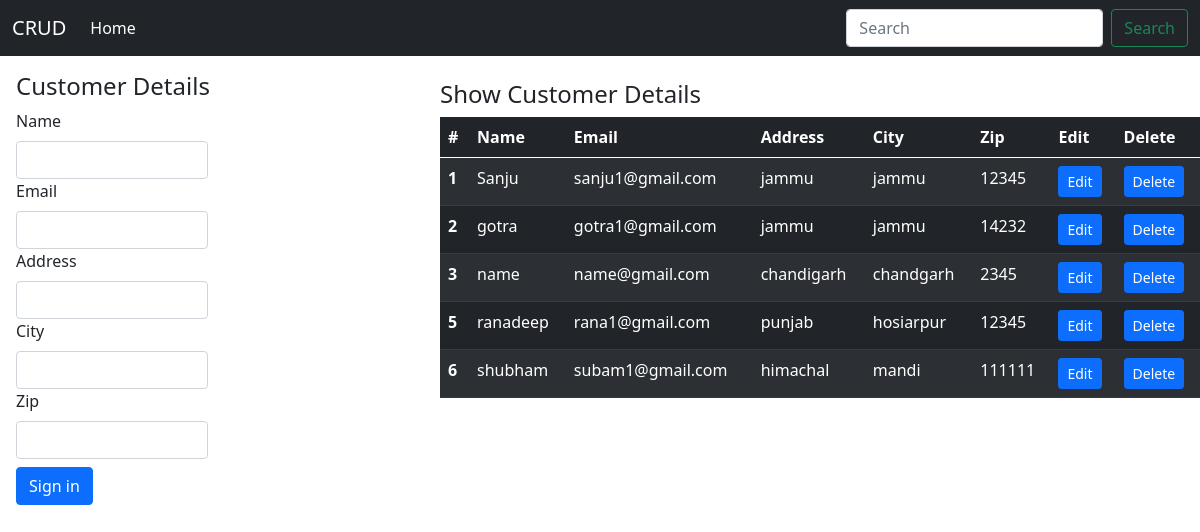
Before: / with the older database file.
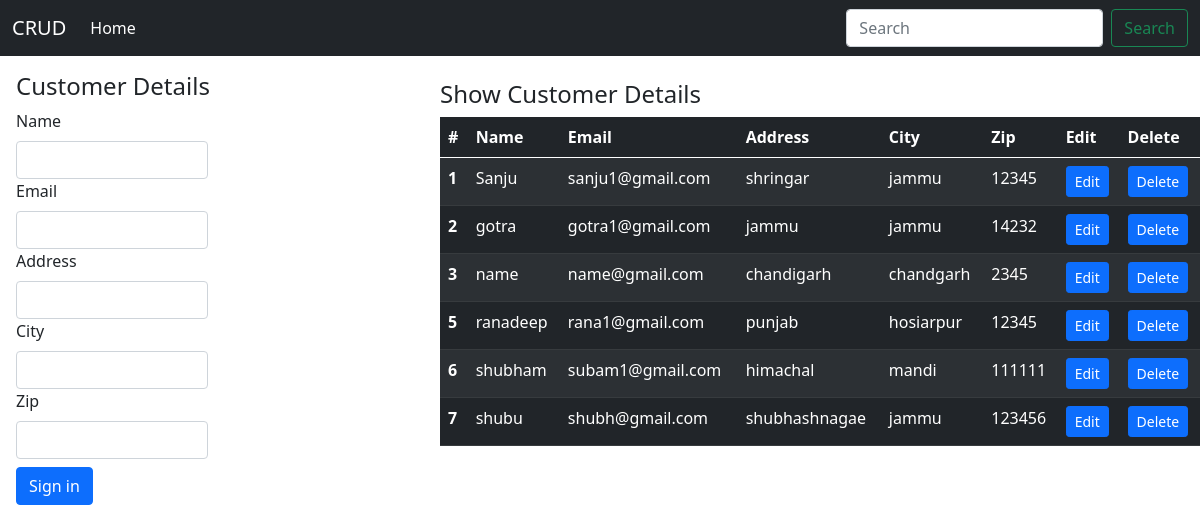
After: the same page with the newer database file.
### crud_app/models.py (models this page shows)
class CustomerDetails(models.Model):
  name = models.CharField(max_length=100)
  email = models.EmailField()
  address = models.CharField(max_length=100)
  city = models.CharField(max_length=100)
  zipcode = models.IntegerField()

### crud_app/views.py (the view)
# urls.py: path('', views.addandshow, name='addandshow'),
def addandshow(request):
  customer = CustomerDetails(request.POST)
  if request.method == 'POST':
    name = request.POST['name']
    email = request.POST['email']
    address = request.POST['address']
    city = request.POST['city']
    zipcode = request.POST['zipcode']
    customer = CustomerDetails.objects.create(name=name, email=email, address=address, city=city, zipcode=zipcode)
    customer.save()
    customer = CustomerDetails.objects.all()
  else:
    customer = CustomerDetails()
    customer = CustomerDetails.objects.all()
  return render(request, 'addandshow.html', {'customer':customer})

### crud_app/templates/addandshow.html (shortened to what this page needs)
{% extends 'base.html' %}
{% block content %}
<div class="row">
<div class="col m-3 col-md-4">
<h4>Customer Details</h4>
    <form action="/" method="POST">
        <div class="form-group w-50">
          <label for="inputName4" class="form-label">Name</label>
          <input type="text" class="form-control" id="inputName4" name="name">
        </div>
        <div class="form-group w-50">
          <label for="inputEmail4" class="form-label">Email</label>
          <input type="email" class="form-control" id="inputEmail4" name="email">
        </div>
        <div class="form-group w-50">
          <label for="inputAddress" class="form-label">Address</label>
          <input type="text" class="form-control" id="inputAddress" name="address">
        </div>
        <div class="form-group w-50">
          <label for="inputCity" class="form-label">City</label>
          <input type="text" class="form-control" id="inputCity" name="city">
        </div>
        <div class="form-group w-50">
          <label for="inputZip" class="form-label">Zip</label>
          <input type="text" class="form-control" id="inputZip" name="zipcode">
        </div>
        <div class="form-group mt-2 w-50">
          <button type="submit" class="btn btn-primary">Sign in</button>
        </div>
  </form>
</div>
    <div class="col container mt-4">
    <h4>Show Customer Details</h4>
      <table class="table table-dark table-striped">
        <thead>
          <tr>
            <th scope="col">#</th>
            <th scope="col">Name</th>
            <th scope="col">Email</th>
            <th scope="col">Address</th>
            <th scope="col">City</th>
            <th scope="col">Zip</th>
            <th scope="col">Edit</th>
            <th scope="col">Delete</th>
          </tr>
        </thead>
        <tbody>
        {% for cust in customer %}
          <tr>
            <th scope="row">{{cust.id}}</th>
            <td>{{cust.name}}</td>
            <td>{{cust.email}}</td>
            <td>{{cust.address}}</td>
            <td>{{cust.city}}</td>
            <td>{{cust.zipcode}}</td>
            <td><a class="btn btn-primary btn-sm" href="/edit/{{cust.id}}" role="button">Edit</a></td>
            <td><a class="btn btn-primary btn-sm" href="/delete/{{cust.id}}" role="button">Delete</a></td>
          </tr>
        {% endfor %}
        </tbody>
      </table>
    </div>
</div>
{% endblock content %}

### crud_app/templates/base.html (shortened to what this page needs)
<!doctype html>
<html lang="en">
  <head>
    <link href="https://cdn.jsdelivr.net/npm/bootstrap@5.0.1/dist/css/bootstrap.min.css" rel="stylesheet">
  </head>
  <body>
    <nav class="navbar navbar-expand-lg navbar-dark bg-dark">
      <div class="container-fluid">
        <a class="navbar-brand" href="/">CRUD</a>
        <div class="collapse navbar-collapse" id="navbarSupportedContent">
          <ul class="navbar-nav me-auto mb-2 mb-lg-0">
            <li class="nav-item">
              <a class="nav-link active" aria-current="page" href="/">Home</a>
            </li>
          </ul>
          <form class="d-flex">
            <input class="form-control me-2" type="search" placeholder="Search" aria-label="Search">
            <button class="btn btn-outline-success" type="submit">Search</button>
          </form>
        </div>
      </div>
    </nav>
{% block content %}
{% endblock content %}
  </body>
</html>

Changed rows visible on the page:
changed CustomerDetails "Sanju": address "jammu" → "shringar"
added CustomerDetails: id "7", name "shubu", email "shubh@gmail.com", address "shubhashnagae", city "jammu", zipcode "123456"
